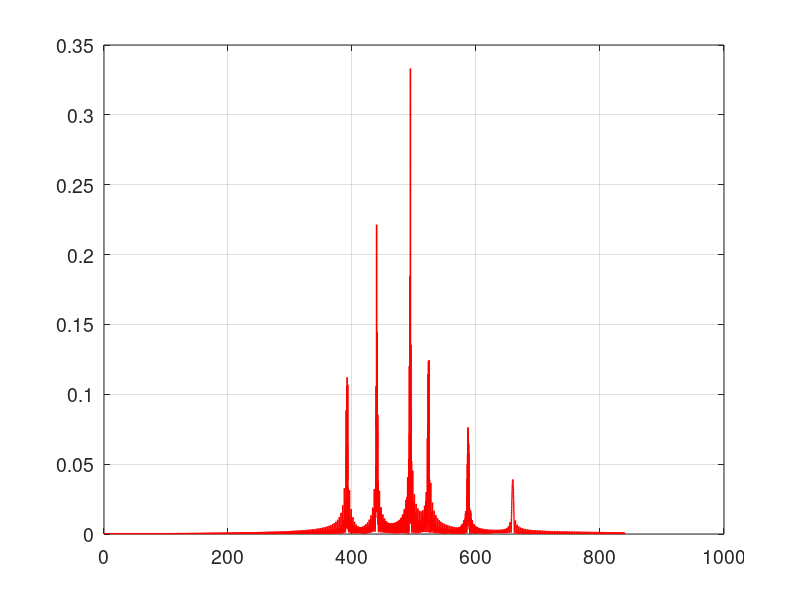
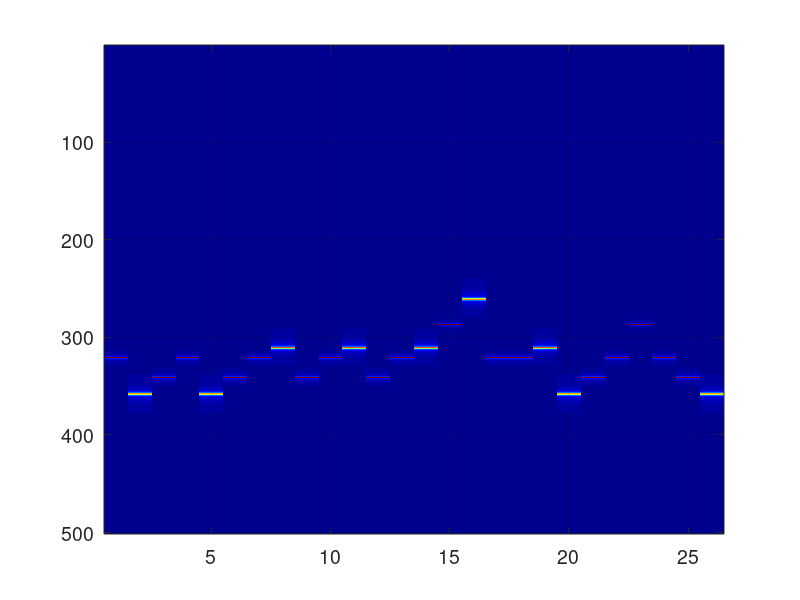

Write the MATLAB code that produced these figures, in order.
% file: e9_2_spectrogram.m   % Spectrogram of tonal version of 'The Victors'
clear; close all; set(0,'defaultAxesFontSize',14); set(0,'defaultLineLineWidth',1); 

load Ex94.mat;     % .mat file contains the sound samples in vector X, binary format
LX=length(X);      % LX = 78000 for Ex94.mat file, contains 9.5 sec of sound
S=8192;            % S = samples per second
FX=2/LX*abs(fft(X)); % scale spectrum by 
F=[0:LX-1]*S/LX;   % F is array of frequencies for spectrum plot horizontal axis
figure,plot(F(1:8000),FX(1:8000),'r'), grid on

N=26;L=floor(LX/N);       % subdividing signal samples into N=26 intervals of length L = 3000
XX=reshape(X(1:L*N),L,N); % reshape() changes 1-dimensional X vector to [L x N] 2-d matrix
FXX=abs(fft(XX));  % abs(fft(XX)).*fft(XX)) would be true spectrogram, but graph colors poorer
% fft(XX) treats the columns of XX as vectors (length L) and Fourier transforms each column.
FXX=FXX(5*L/6:L,:);% zooms in vertical axis to a 1300 Hz range
figure,imagesc(FXX),grid on % imagesc() displays image with scaled colors
  colormap(jet)    % horizontal axis scale shows interval count, not seconds
soundsc(X,S)       % play the audio samples X to default audio output device
